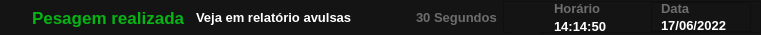
     <widget class="QFrame" name="frame_5">
      <property name="minimumSize">
       <size>
        <width>0</width>
        <height>35</height>
       </size>
      </property>
      <property name="maximumSize">
       <size>
        <width>16777215</width>
        <height>35</height>
       </size>
      </property>
      <property name="styleSheet">
       <string notr="true">background-color: rgb(20, 20, 20);</string>
      </property>
      <property name="frameShape">
       <enum>QFrame::NoFrame</enum>
      </property>
      <property name="frameShadow">
       <enum>QFrame::Raised</enum>
      </property>
      <layout class="QHBoxLayout" name="horizontalLayout_7">
       <property name="spacing">
        <number>0</number>
       </property>
       <property name="leftMargin">
        <number>0</number>
       </property>
       <property name="topMargin">
        <number>0</number>
       </property>
       <property name="rightMargin">
        <number>0</number>
       </property>
       <property name="bottomMargin">
        <number>0</number>
       </property>
       <item alignment="Qt::AlignLeft">
        <widget class="QFrame" name="frame_7">
         <property name="frameShape">
          <enum>QFrame::NoFrame</enum>
         </property>
         <property name="frameShadow">
          <enum>QFrame::Raised</enum>
         </property>
         <layout class="QHBoxLayout" name="horizontalLayout_35">
          <property name="spacing">
           <number>0</number>
          </property>
          <property name="leftMargin">
           <number>0</number>
          </property>
          <property name="topMargin">
           <number>0</number>
          </property>
          <property name="rightMargin">
           <number>0</number>
          </property>
          <property name="bottomMargin">
           <number>0</number>
          </property>
          <item alignment="Qt::AlignRight">
           <widget class="QFrame" name="frame_saida">
            <property name="font">
             <font>
              <pointsize>1</pointsize>
             </font>
            </property>
            <property name="styleSheet">
             <string notr="true"/>
            </property>
            <property name="frameShape">
             <enum>QFrame::NoFrame</enum>
            </property>
            <property name="frameShadow">
             <enum>QFrame::Raised</enum>
            </property>
            <layout class="QHBoxLayout" name="horizontalLayout_36">
             <property name="spacing">
              <number>10</number>
             </property>
             <property name="leftMargin">
              <number>10</number>
             </property>
             <property name="topMargin">
              <number>0</number>
             </property>
             <property name="rightMargin">
              <number>5</number>
             </property>
             <property name="bottomMargin">
              <number>0</number>
             </property>
             <item>
              <widget class="QLabel" name="label_logo_saida">
               <property name="maximumSize">
                <size>
                 <width>25</width>
                 <height>25</height>
                </size>
               </property>
               <property name="font">
                <font>
                 <family>MS Outlook</family>
                 <pointsize>15</pointsize>
                </font>
               </property>
               <property name="styleSheet">
                <string notr="true">border:0</string>
               </property>
               <property name="text">
                <string/>
               </property>
               <property name="pixmap">
                <pixmap resource="Resources/resources.qrc">:/icons/check-solid_green.svg</pixmap>
               </property>
               <property name="scaledContents">
                <bool>true</bool>
               </property>
              </widget>
             </item>
             <item>
              <widget class="QLabel" name="label_realizada_ou_erro">
               <property name="font">
                <font>
                 <family>Segoe UI</family>
                 <pointsize>13</pointsize>
                 <weight>75</weight>
                 <bold>true</bold>
                </font>
               </property>
               <property name="styleSheet">
                <string notr="true">color:rgb(6, 180, 20);</string>
               </property>
               <property name="text">
                <string>Pesagem realizada</string>
               </property>
              </widget>
             </item>
             <item>
              <widget class="QLabel" name="label_veja_no_relatorio">
               <property name="font">
                <font>
                 <family>Segoe UI</family>
                 <pointsize>10</pointsize>
                 <weight>75</weight>
                 <bold>true</bold>
                </font>
               </property>
               <property name="styleSheet">
                <string notr="true">color: rgb(255, 255, 255);</string>
               </property>
               <property name="text">
                <string>Veja em relatório avulsas</string>
               </property>
              </widget>
             </item>
             <item alignment="Qt::AlignRight">
              <widget class="QFrame" name="frame_9">
               <property name="minimumSize">
                <size>
                 <width>100</width>
                 <height>0</height>
                </size>
               </property>
               <property name="frameShape">
                <enum>QFrame::NoFrame</enum>
               </property>
               <property name="frameShadow">
                <enum>QFrame::Raised</enum>
               </property>
               <layout class="QHBoxLayout" name="horizontalLayout_40">
                <property name="spacing">
                 <number>0</number>
                </property>
                <property name="leftMargin">
                 <number>22</number>
                </property>
                <property name="topMargin">
                 <number>0</number>
                </property>
                <property name="rightMargin">
                 <number>1</number>
                </property>
                <property name="bottomMargin">
                 <number>0</number>
                </property>
                <item alignment="Qt::AlignRight">
                 <widget class="QPushButton" name="pushButton_3">
                  <property name="styleSheet">
                   <string notr="true">border:0</string>
                  </property>
                  <property name="text">
                   <string/>
                  </property>
                  <property name="icon">
                   <iconset resource="Resources/resources.qrc">
                    <normaloff>:/icons/eye-slash-solid.svg</normaloff>:/icons/eye-slash-solid.svg</iconset>
                  </property>
                  <property name="iconSize">
                   <size>
                    <width>20</width>
                    <height>20</height>
                   </size>
                  </property>
                 </widget>
                </item>
                <item>
                 <widget class="QLabel" name="segundos">
                  <property name="font">
                   <font>
                    <family>Segoe UI</family>
                    <pointsize>10</pointsize>
                    <weight>75</weight>
                    <bold>true</bold>
                   </font>
                  </property>
                  <property name="styleSheet">
                   <string notr="true">color: rgb(109, 109, 109);</string>
                  </property>
                  <property name="text">
                   <string>30 Segundos</string>
                  </property>
                 </widget>
                </item>
               </layout>
              </widget>
             </item>
            </layout>
           </widget>
          </item>
         </layout>
        </widget>
       </item>
       <item alignment="Qt::AlignRight">
        <widget class="QFrame" name="frame_6">
         <property name="maximumSize">
          <size>
           <width>16777215</width>
           <height>32</height>
          </size>
         </property>
         <property name="frameShape">
          <enum>QFrame::StyledPanel</enum>
         </property>
         <property name="frameShadow">
          <enum>QFrame::Raised</enum>
         </property>
         <layout class="QHBoxLayout" name="horizontalLayout_34">
          <property name="topMargin">
           <number>0</number>
          </property>
          <property name="bottomMargin">
           <number>0</number>
          </property>
          <item alignment="Qt::AlignHCenter|Qt::AlignVCenter">
           <widget class="QLabel" name="label_9">
            <property name="minimumSize">
             <size>
              <width>26</width>
              <height>31</height>
             </size>
            </property>
            <property name="maximumSize">
             <size>
              <width>30</width>
              <height>30</height>
             </size>
            </property>
            <property name="text">
             <string/>
            </property>
            <property name="pixmap">
             <pixmap resource="Resources/resources.qrc">:/icons/free_icon_1 (3).svg</pixmap>
            </property>
            <property name="scaledContents">
             <bool>true</bool>
            </property>
            <property name="wordWrap">
             <bool>true</bool>
            </property>
           </widget>
          </item>
          <item>
           <widget class="QFrame" name="frame_10">
            <property name="minimumSize">
             <size>
              <width>100</width>
              <height>0</height>
             </size>
            </property>
            <property name="frameShape">
             <enum>QFrame::NoFrame</enum>
            </property>
            <property name="frameShadow">
             <enum>QFrame::Raised</enum>
            </property>
            <layout class="QVBoxLayout" name="verticalLayout_53">
             <property name="topMargin">
              <number>0</number>
             </property>
             <property name="bottomMargin">
              <number>0</number>
             </property>
             <item>
              <widget class="QLabel" name="label_6">
               <property name="font">
                <font>
                 <family>Segoe UI</family>
                 <pointsize>10</pointsize>
                 <weight>75</weight>
                 <bold>true</bold>
                </font>
               </property>
               <property name="styleSheet">
                <string notr="true">color: rgb(109, 109, 109);</string>
               </property>
               <property name="text">
                <string>Horário</string>
               </property>
              </widget>
             </item>
             <item alignment="Qt::AlignTop">
              <widget class="QLabel" name="hora">
               <property name="font">
                <font>
                 <family>Segoe UI</family>
                 <pointsize>10</pointsize>
                 <weight>75</weight>
                 <bold>true</bold>
                </font>
               </property>
               <property name="styleSheet">
                <string notr="true">color: rgb(255, 255, 255);</string>
               </property>
               <property name="text">
                <string>14:14:50</string>
               </property>
              </widget>
             </item>
            </layout>
           </widget>
          </item>
          <item>
           <widget class="QFrame" name="frame_25">
            <property name="minimumSize">
             <size>
              <width>100</width>
              <height>0</height>
             </size>
            </property>
            <property name="frameShape">
             <enum>QFrame::StyledPanel</enum>
            </property>
            <property name="frameShadow">
             <enum>QFrame::Raised</enum>
            </property>
            <layout class="QVBoxLayout" name="verticalLayout_52">
             <property name="topMargin">
              <number>0</number>
             </property>
             <property name="bottomMargin">
              <number>0</number>
             </property>
             <item>
              <widget class="QLabel" name="label_7">
               <property name="font">
                <font>
                 <family>Segoe UI</family>
                 <pointsize>10</pointsize>
                 <weight>75</weight>
                 <bold>true</bold>
                </font>
               </property>
               <property name="styleSheet">
                <string notr="true">color: rgb(109, 109, 109);</string>
               </property>
               <property name="text">
                <string>Data</string>
               </property>
              </widget>
             </item>
             <item>
              <widget class="QLabel" name="data">
               <property name="font">
                <font>
                 <family>Segoe UI</family>
                 <pointsize>10</pointsize>
                 <weight>75</weight>
                 <bold>true</bold>
                </font>
               </property>
               <property name="styleSheet">
                <string notr="true">color: rgb(255, 255, 255);</string>
               </property>
               <property name="text">
                <string>17/06/2022</string>
               </property>
              </widget>
             </item>
            </layout>
           </widget>
          </item>
         </layout>
        </widget>
       </item>
      </layout>
     </widget>
